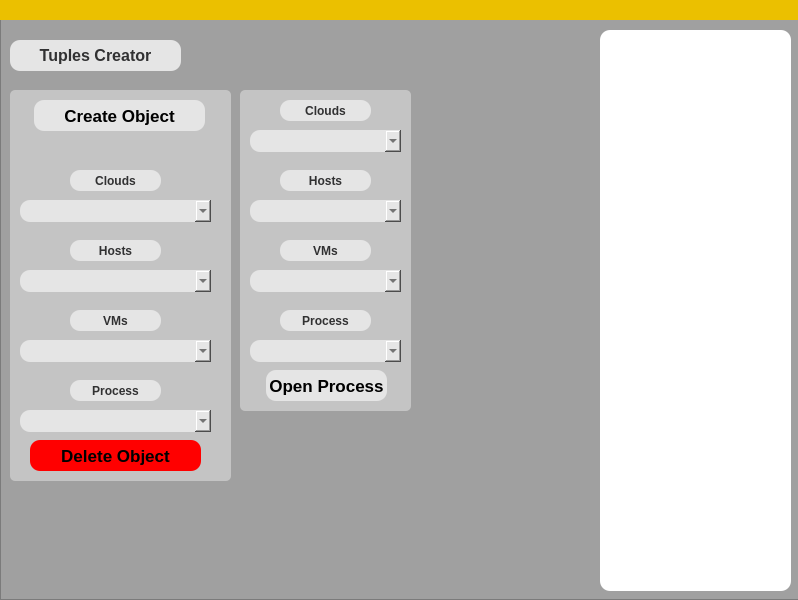
<?xml version="1.0" encoding="UTF-8"?>
<ui version="4.0">
 <class>MainWindow</class>
 <widget class="QMainWindow" name="MainWindow">
  <property name="geometry">
   <rect>
    <x>0</x>
    <y>0</y>
    <width>798</width>
    <height>600</height>
   </rect>
  </property>
  <property name="windowTitle">
   <string>MainWindow</string>
  </property>
  <widget class="QWidget" name="centralwidget">
   <widget class="QFrame" name="frame">
    <property name="geometry">
     <rect>
      <x>0</x>
      <y>0</y>
      <width>800</width>
      <height>600</height>
     </rect>
    </property>
    <property name="styleSheet">
     <string notr="true">background-color: rgb(160, 160, 160);</string>
    </property>
    <property name="frameShape">
     <enum>QFrame::StyledPanel</enum>
    </property>
    <property name="frameShadow">
     <enum>QFrame::Raised</enum>
    </property>
    <widget class="QLabel" name="label">
     <property name="geometry">
      <rect>
       <x>10</x>
       <y>40</y>
       <width>171</width>
       <height>31</height>
      </rect>
     </property>
     <property name="font">
      <font>
       <pointsize>12</pointsize>
       <weight>75</weight>
       <bold>true</bold>
      </font>
     </property>
     <property name="styleSheet">
      <string notr="true">background-color:#E5E5E5;
color: #313132;
border-radius: 10px;
padding-left:5px;
padding-right:5px;</string>
     </property>
     <property name="text">
      <string>Tuples Creator</string>
     </property>
     <property name="alignment">
      <set>Qt::AlignCenter</set>
     </property>
    </widget>
    <widget class="QFrame" name="frame_2">
     <property name="geometry">
      <rect>
       <x>10</x>
       <y>90</y>
       <width>221</width>
       <height>391</height>
      </rect>
     </property>
     <property name="styleSheet">
      <string notr="true">background-color: rgb(196, 196, 196);
border-radius: 5px;

</string>
     </property>
     <property name="frameShape">
      <enum>QFrame::StyledPanel</enum>
     </property>
     <property name="frameShadow">
      <enum>QFrame::Raised</enum>
     </property>
     <widget class="QPushButton" name="create_button">
      <property name="geometry">
       <rect>
        <x>24</x>
        <y>10</y>
        <width>171</width>
        <height>31</height>
       </rect>
      </property>
      <property name="font">
       <font>
        <pointsize>13</pointsize>
        <weight>75</weight>
        <bold>true</bold>
       </font>
      </property>
      <property name="styleSheet">
       <string notr="true">QPushButton{
border-radius:10px;
background-color: #E5E5E5;
}

QPushButton:hover{
border-radius:5px;
background-color: #605e5e;
border: 1px solid black;
color: white;
}

QPushButton:pressed{
border-radius:5px;
background-color: #ebc000;
border: 1px solid black;
color: black;
}</string>
      </property>
      <property name="text">
       <string>Create Object</string>
      </property>
     </widget>
     <widget class="QLabel" name="label_2">
      <property name="geometry">
       <rect>
        <x>60</x>
        <y>80</y>
        <width>91</width>
        <height>21</height>
       </rect>
      </property>
      <property name="font">
       <font>
        <weight>75</weight>
        <bold>true</bold>
       </font>
      </property>
      <property name="styleSheet">
       <string notr="true">background-color:#E5E5E5;
color: #313132;
border-radius: 10px;
padding-left:5px;
padding-right:5px;</string>
      </property>
      <property name="text">
       <string>Clouds</string>
      </property>
      <property name="alignment">
       <set>Qt::AlignCenter</set>
      </property>
     </widget>
     <widget class="QComboBox" name="clouds_combobox">
      <property name="geometry">
       <rect>
        <x>10</x>
        <y>110</y>
        <width>191</width>
        <height>22</height>
       </rect>
      </property>
      <property name="styleSheet">
       <string notr="true">background-color:#E5E5E5;
color: #313132;
border-radius: 10px;
padding-left:5px;
padding-right:5px;</string>
      </property>
     </widget>
     <widget class="QLabel" name="label_3">
      <property name="geometry">
       <rect>
        <x>60</x>
        <y>150</y>
        <width>91</width>
        <height>21</height>
       </rect>
      </property>
      <property name="font">
       <font>
        <weight>75</weight>
        <bold>true</bold>
       </font>
      </property>
      <property name="styleSheet">
       <string notr="true">background-color:#E5E5E5;
color: #313132;
border-radius: 10px;
padding-left:5px;
padding-right:5px;</string>
      </property>
      <property name="text">
       <string>Hosts</string>
      </property>
      <property name="alignment">
       <set>Qt::AlignCenter</set>
      </property>
     </widget>
     <widget class="QComboBox" name="hosts_combobox">
      <property name="geometry">
       <rect>
        <x>10</x>
        <y>180</y>
        <width>191</width>
        <height>22</height>
       </rect>
      </property>
      <property name="styleSheet">
       <string notr="true">background-color:#E5E5E5;
color: #313132;
border-radius: 10px;
padding-left:5px;
padding-right:5px;</string>
      </property>
     </widget>
     <widget class="QLabel" name="label_4">
      <property name="geometry">
       <rect>
        <x>60</x>
        <y>220</y>
        <width>91</width>
        <height>21</height>
       </rect>
      </property>
      <property name="font">
       <font>
        <weight>75</weight>
        <bold>true</bold>
       </font>
      </property>
      <property name="styleSheet">
       <string notr="true">background-color:#E5E5E5;
color: #313132;
border-radius: 10px;
padding-left:5px;
padding-right:5px;</string>
      </property>
      <property name="text">
       <string>VMs</string>
      </property>
      <property name="alignment">
       <set>Qt::AlignCenter</set>
      </property>
     </widget>
     <widget class="QComboBox" name="vms_combobox">
      <property name="geometry">
       <rect>
        <x>10</x>
        <y>250</y>
        <width>191</width>
        <height>22</height>
       </rect>
      </property>
      <property name="styleSheet">
       <string notr="true">background-color:#E5E5E5;
color: #313132;
border-radius: 10px;
padding-left:5px;
padding-right:5px;</string>
      </property>
     </widget>
     <widget class="QLabel" name="label_5">
      <property name="geometry">
       <rect>
        <x>60</x>
        <y>290</y>
        <width>91</width>
        <height>21</height>
       </rect>
      </property>
      <property name="font">
       <font>
        <weight>75</weight>
        <bold>true</bold>
       </font>
      </property>
      <property name="styleSheet">
       <string notr="true">background-color:#E5E5E5;
color: #313132;
border-radius: 10px;
padding-left:5px;
padding-right:5px;</string>
      </property>
      <property name="text">
       <string>Process</string>
      </property>
      <property name="alignment">
       <set>Qt::AlignCenter</set>
      </property>
     </widget>
     <widget class="QComboBox" name="process_combobox">
      <property name="geometry">
       <rect>
        <x>10</x>
        <y>320</y>
        <width>191</width>
        <height>22</height>
       </rect>
      </property>
      <property name="styleSheet">
       <string notr="true">background-color:#E5E5E5;
color: #313132;
border-radius: 10px;
padding-left:5px;
padding-right:5px;</string>
      </property>
     </widget>
     <widget class="QPushButton" name="delete_button">
      <property name="geometry">
       <rect>
        <x>20</x>
        <y>350</y>
        <width>171</width>
        <height>31</height>
       </rect>
      </property>
      <property name="font">
       <font>
        <pointsize>13</pointsize>
        <weight>75</weight>
        <bold>true</bold>
       </font>
      </property>
      <property name="styleSheet">
       <string notr="true">QPushButton{
border-radius:10px;
background-color: #FF0000;
}

QPushButton:hover{
border-radius:5px;
background-color: #605e5e;
border: 1px solid black;
color: white;
}

QPushButton:pressed{
border-radius:5px;
background-color: #ebc000;
border: 1px solid black;
color: black;
}</string>
      </property>
      <property name="text">
       <string>Delete Object</string>
      </property>
     </widget>
    </widget>
    <widget class="QLabel" name="label_18">
     <property name="geometry">
      <rect>
       <x>0</x>
       <y>0</y>
       <width>800</width>
       <height>20</height>
      </rect>
     </property>
     <property name="styleSheet">
      <string notr="true">background-color: #ebc000;</string>
     </property>
     <property name="text">
      <string/>
     </property>
    </widget>
    <widget class="QTextEdit" name="log">
     <property name="geometry">
      <rect>
       <x>600</x>
       <y>30</y>
       <width>191</width>
       <height>561</height>
      </rect>
     </property>
     <property name="styleSheet">
      <string notr="true">background-color:#ffffff;
color: #313132;
border-radius: 10px;
padding-left:5px;
padding-right:5px;</string>
     </property>
    </widget>
    <widget class="QFrame" name="frame_3">
     <property name="geometry">
      <rect>
       <x>240</x>
       <y>90</y>
       <width>171</width>
       <height>321</height>
      </rect>
     </property>
     <property name="styleSheet">
      <string notr="true">background-color: rgb(196, 196, 196);
border-radius: 5px;

</string>
     </property>
     <property name="frameShape">
      <enum>QFrame::StyledPanel</enum>
     </property>
     <property name="frameShadow">
      <enum>QFrame::Raised</enum>
     </property>
     <widget class="QPushButton" name="open_process_button">
      <property name="geometry">
       <rect>
        <x>26</x>
        <y>280</y>
        <width>121</width>
        <height>31</height>
       </rect>
      </property>
      <property name="font">
       <font>
        <pointsize>13</pointsize>
        <weight>75</weight>
        <bold>true</bold>
       </font>
      </property>
      <property name="styleSheet">
       <string notr="true">QPushButton{
border-radius:10px;
background-color: #E5E5E5;
}

QPushButton:hover{
border-radius:5px;
background-color: #605e5e;
border: 1px solid black;
color: white;
}

QPushButton:pressed{
border-radius:5px;
background-color: #ebc000;
border: 1px solid black;
color: black;
}</string>
      </property>
      <property name="text">
       <string>Open Process</string>
      </property>
     </widget>
     <widget class="QLabel" name="label_6">
      <property name="geometry">
       <rect>
        <x>40</x>
        <y>10</y>
        <width>91</width>
        <height>21</height>
       </rect>
      </property>
      <property name="font">
       <font>
        <weight>75</weight>
        <bold>true</bold>
       </font>
      </property>
      <property name="styleSheet">
       <string notr="true">background-color:#E5E5E5;
color: #313132;
border-radius: 10px;
padding-left:5px;
padding-right:5px;</string>
      </property>
      <property name="text">
       <string>Clouds</string>
      </property>
      <property name="alignment">
       <set>Qt::AlignCenter</set>
      </property>
     </widget>
     <widget class="QComboBox" name="p_clouds_combobox">
      <property name="geometry">
       <rect>
        <x>10</x>
        <y>40</y>
        <width>151</width>
        <height>22</height>
       </rect>
      </property>
      <property name="styleSheet">
       <string notr="true">background-color:#E5E5E5;
color: #313132;
border-radius: 10px;
padding-left:5px;
padding-right:5px;</string>
      </property>
      <item>
       <property name="text">
        <string/>
       </property>
      </item>
     </widget>
     <widget class="QLabel" name="label_7">
      <property name="geometry">
       <rect>
        <x>40</x>
        <y>80</y>
        <width>91</width>
        <height>21</height>
       </rect>
      </property>
      <property name="font">
       <font>
        <weight>75</weight>
        <bold>true</bold>
       </font>
      </property>
      <property name="styleSheet">
       <string notr="true">background-color:#E5E5E5;
color: #313132;
border-radius: 10px;
padding-left:5px;
padding-right:5px;</string>
      </property>
      <property name="text">
       <string>Hosts</string>
      </property>
      <property name="alignment">
       <set>Qt::AlignCenter</set>
      </property>
     </widget>
     <widget class="QComboBox" name="p_hosts_combobox">
      <property name="geometry">
       <rect>
        <x>10</x>
        <y>110</y>
        <width>151</width>
        <height>22</height>
       </rect>
      </property>
      <property name="styleSheet">
       <string notr="true">background-color:#E5E5E5;
color: #313132;
border-radius: 10px;
padding-left:5px;
padding-right:5px;</string>
      </property>
     </widget>
     <widget class="QLabel" name="label_8">
      <property name="geometry">
       <rect>
        <x>40</x>
        <y>150</y>
        <width>91</width>
        <height>21</height>
       </rect>
      </property>
      <property name="font">
       <font>
        <weight>75</weight>
        <bold>true</bold>
       </font>
      </property>
      <property name="styleSheet">
       <string notr="true">background-color:#E5E5E5;
color: #313132;
border-radius: 10px;
padding-left:5px;
padding-right:5px;</string>
      </property>
      <property name="text">
       <string>VMs</string>
      </property>
      <property name="alignment">
       <set>Qt::AlignCenter</set>
      </property>
     </widget>
     <widget class="QComboBox" name="p_vms_combobox">
      <property name="geometry">
       <rect>
        <x>10</x>
        <y>180</y>
        <width>151</width>
        <height>22</height>
       </rect>
      </property>
      <property name="styleSheet">
       <string notr="true">background-color:#E5E5E5;
color: #313132;
border-radius: 10px;
padding-left:5px;
padding-right:5px;</string>
      </property>
     </widget>
     <widget class="QLabel" name="label_9">
      <property name="geometry">
       <rect>
        <x>40</x>
        <y>220</y>
        <width>91</width>
        <height>21</height>
       </rect>
      </property>
      <property name="font">
       <font>
        <weight>75</weight>
        <bold>true</bold>
       </font>
      </property>
      <property name="styleSheet">
       <string notr="true">background-color:#E5E5E5;
color: #313132;
border-radius: 10px;
padding-left:5px;
padding-right:5px;</string>
      </property>
      <property name="text">
       <string>Process</string>
      </property>
      <property name="alignment">
       <set>Qt::AlignCenter</set>
      </property>
     </widget>
     <widget class="QComboBox" name="p_process_combobox">
      <property name="geometry">
       <rect>
        <x>10</x>
        <y>250</y>
        <width>151</width>
        <height>22</height>
       </rect>
      </property>
      <property name="styleSheet">
       <string notr="true">background-color:#E5E5E5;
color: #313132;
border-radius: 10px;
padding-left:5px;
padding-right:5px;</string>
      </property>
     </widget>
    </widget>
   </widget>
  </widget>
 </widget>
 <resources/>
 <connections/>
</ui>
